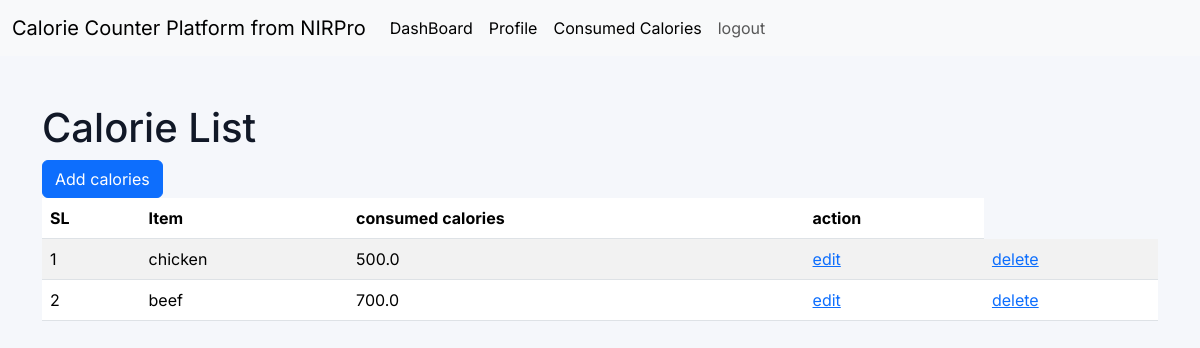
The app's page /calorie-list/ (signed in) with its own data.
### CC_app/models.py (models this page shows, shortened)
class ConsumedCalories(models.Model):
    item_name= models.CharField(max_length=200,null=True)
    calorie = models.FloatField(null=True)
    created_by=models.DateField(auto_now_add=True,null=True)
    consumed_by=models.ForeignKey(
        User,
        on_delete=models.CASCADE,
        null=True,
        related_name='user_calorie'
    )

### CC_app/views.py (the view)
# urls.py: path('calorie-list/',calorie_list,name='calorie_list'),
def calorie_list(request):
    consumed_data = ConsumedCalories.objects.filter(consumed_by=request.user)
    context={
        'consumed_data' : consumed_data
    }
    return render(request,'calorie_list.html',context)

### CC_app/templates/calorie_list.html (shortened to what this page needs)
{% extends 'master/base.html' %}
{% block content %}
<h1>Calorie List</h1>
<a href="{% url 'add_calorie' %}" class="btn btn-primary">Add calories</a>
<table class="table table-striped">
    <thead>
        <tr>
            <th>SL</th>
            <th>Item</th>
            <th>consumed calories</th>
            <th>action</th>
        </tr>
    </thead>
    <tbody>
        {% for data in consumed_data  %}
        <tr>
            <td>{{forloop.counter}}</td>
            <td>{{data.item_name}}</td>
            <td>{{data.calorie}}</td>
            <td><a href="{% url 'update_calorie' data.id %}">edit</a></td>
            <td><a href="{% url 'delete_calorie' data.id%}">delete</a></td>
        </tr>
        {% endfor %}
    </tbody>
</table>
{% endblock content %}

### CC_app/templates/master/base.html (shortened to what this page needs)
<!doctype html>
<html lang="en">
{% load static %}
<head>
    <link href="https://cdn.jsdelivr.net/npm/bootstrap@5.3.3/dist/css/bootstrap.min.css" rel="stylesheet">
    <link rel="stylesheet"
        href="https://cdn.jsdelivr.net/npm/bootstrap-icons@1.11.3/font/bootstrap-icons.min.css">
    <link rel="stylesheet" href="{% static 'css/style.css' %}">
</head>
<body>
    {% include 'master/nav.html' %}
    <div class="container py-5">
        {% block content %}
        {% endblock content %}
    </div>
</body>
</html>

### CC_app/templates/master/nav.html (shortened to what this page needs)
<nav class="navbar navbar-expand-lg navbar-light bg-light">
  <div class="container-fluid">
    <a class="navbar-brand" href="#">Calorie Counter Platform from NIRPro</a>
    <div class="collapse navbar-collapse" id="navbarNav">
      <ul class="navbar-nav">
        {% if request.user.is_authenticated %}
        <li class="nav-item">
          <a class="nav-link active" aria-current="page" href="{% url 'dashboard_page' %}">DashBoard</a>
        </li>
        <li class="nav-item">
          <a class="nav-link active" aria-current="page" href="{% url 'profile_page' %}">Profile</a>
        </li>
        <li class="nav-item">
          <a class="nav-link active" aria-current="page" href="{% url 'calorie_list' %}">Consumed Calories</a>
        </li>
        <li class="nav-item">
          <a class="nav-link" href="{% url 'logout_page' %}">logout</a>
        </li>
        {% endif %}
      </ul>
    </div>
  </div>
</nav>

### CC_app/static/css/style.css (style rules this page uses)
body { background: #f5f7fb; font-family: 'Inter', sans-serif; color: #111827; }

### records on screen
ConsumedCalories: item_name "chicken", calorie "500.0"
ConsumedCalories: item_name "beef", calorie "700.0"
